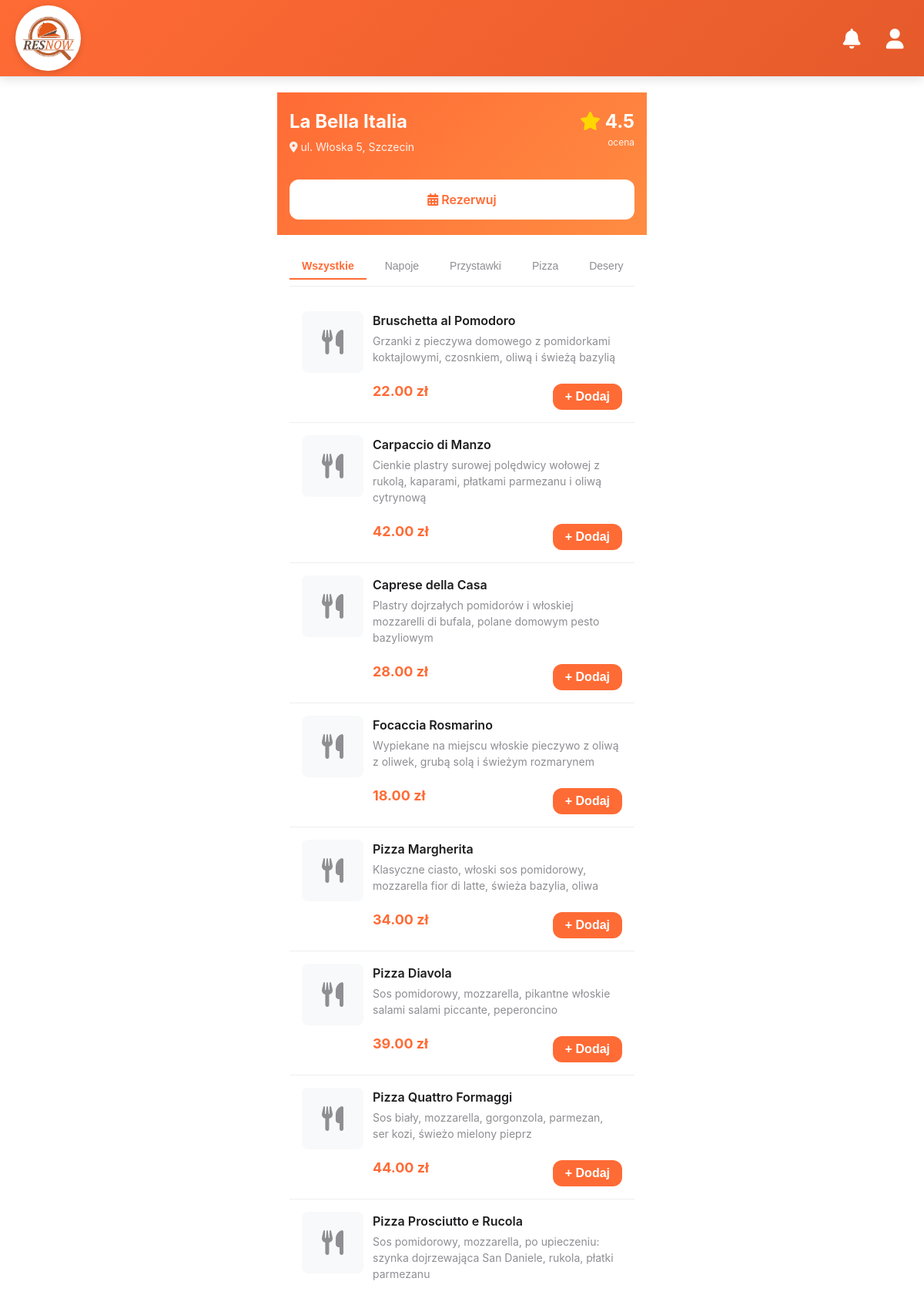
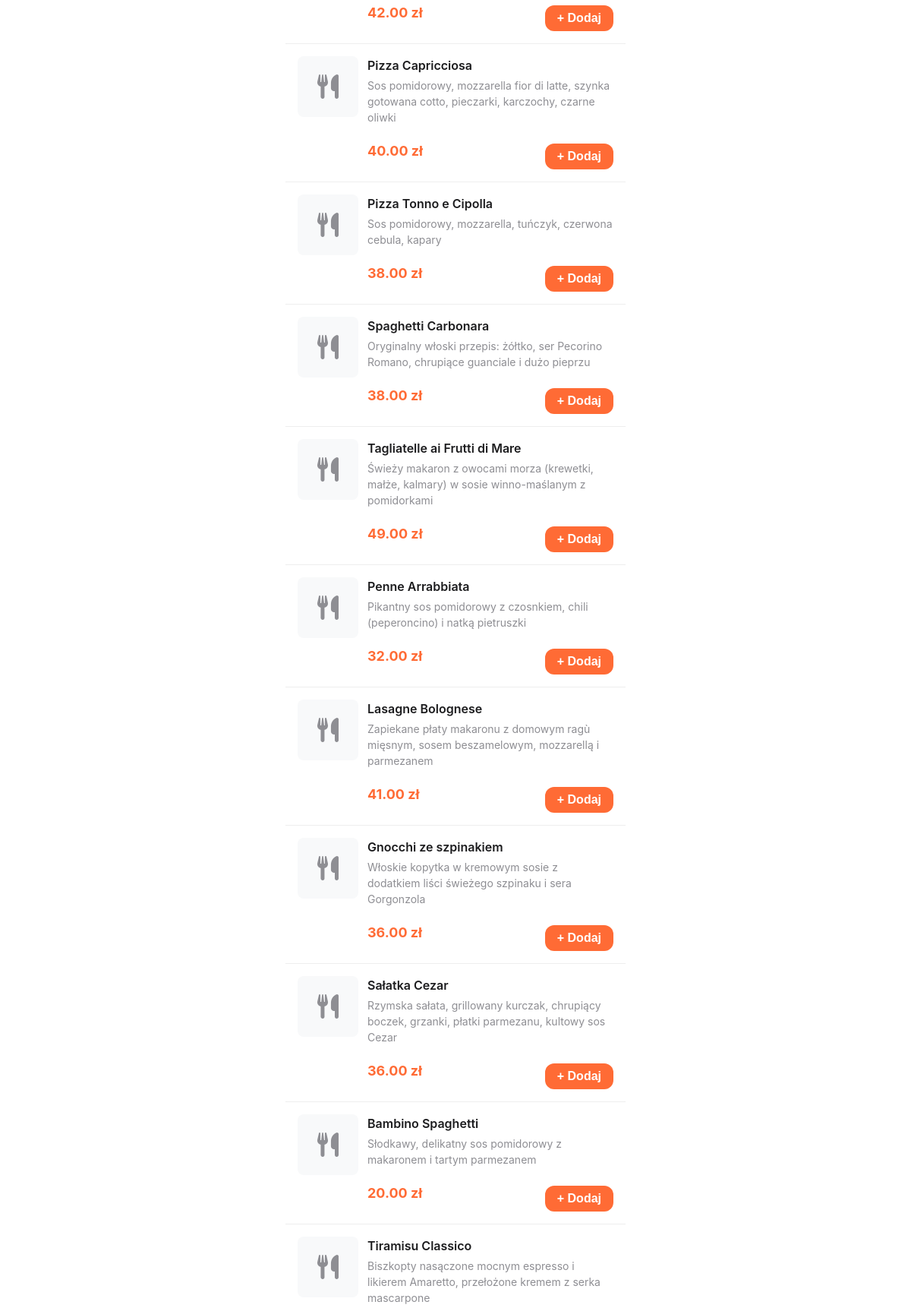
Screenshot of /client/menu/2 (signed in, upper part) with the database file from the repository (2 pictures, top to bottom).
### models.py (models this page shows, shortened)
class Restaurant(db.Model):
    __tablename__ = 'restaurants'
    id = db.Column(db.Integer, primary_key=True)
    name = db.Column(db.String(100), nullable=False)
    address = db.Column(db.String(200))
    cuisine = db.Column(db.String(100))
    rating = db.Column(db.Float)
    delivery = db.Column(db.Boolean, default=False)
    reservation = db.Column(db.Boolean, default=True)
    opening_hours = db.Column(db.String(50))
    delivery_time = db.Column(db.String(50))

class MenuItem(db.Model):
    __tablename__ = 'menu_items'
    id = db.Column(db.Integer, primary_key=True)
    restaurant_id = db.Column(db.Integer, db.ForeignKey('restaurants.id'))
    name = db.Column(db.String(100))
    price = db.Column(db.Float)
    category = db.Column(db.String(50))
    description = db.Column(db.Text)
    available = db.Column(db.Boolean, default=True)
    restaurant = db.relationship('Restaurant', backref='menu_items')

### app.py (the view)
@app.route('/client/menu/<int:restaurant_id>')
@login_required
def client_menu(restaurant_id):
    if session.get('role') != 'client':
        flash('Brak dostępu', 'danger')
        return redirect(url_for('login'))
    restaurant = Restaurant.query.get(restaurant_id)
    if not restaurant:
        flash('Restauracja nie znaleziona', 'danger')
        return redirect(url_for('client_restaurants'))
    menu_items = MenuItem.query.filter_by(restaurant_id=restaurant_id).all()
    categories = list(set([item.category for item in menu_items]))
    return render_template('client/menu_mobile.html',
                           restaurant=restaurant,
                           menu_items=menu_items,
                           categories=categories)

### app.py (called while the page is built)
@app.context_processor
def inject_now():
    return {'now': datetime.now()}

def login_required(f):
    @wraps(f)
    def decorated_function(*args, **kwargs):
        if 'user_id' not in session:
            flash('Proszę się zalogować', 'warning')
            return redirect(url_for('login'))
        return f(*args, **kwargs)
    return decorated_function

### templates/client/menu_mobile.html (shortened to what this page needs)
{% extends "mobile_layout.html" %}
{% block content %}
<div class="mobile-container">
    <div class="menu-header">
        <div style="display: flex; justify-content: space-between; align-items: start; margin-bottom: 12px;">
            <div>
                <h1 style="margin: 0; font-size: 24px;">{{ restaurant.name }}</h1>
                <div style="font-size: 14px; opacity: 0.9; margin-top: 4px;">
                    <i class="fas fa-map-marker-alt"></i> {{ restaurant.address }}
                </div>
            </div>
            <div style="text-align: right;">
                <div style="font-size: 24px; font-weight: 700;">
                    <i class="fas fa-star" style="color: #FFD700;"></i> {{ restaurant.rating }}
                </div>
                <div style="font-size: 12px; opacity: 0.9;">ocena</div>
            </div>
        </div>
        <div style="display: flex; gap: 12px; margin-top: 16px;">
            <a href="{{ url_for('client_reservation', restaurant_id=restaurant.id) }}"
               class="btn-mobile"
               style="background: white; color: var(--primary-orange); flex: 1;">
                <i class="fas fa-calendar-alt"></i> Rezerwuj
            </a>
        </div>
    </div>
    <div class="menu-tabs">
        <button class="menu-tab active" onclick="filterCategory('all')">Wszystkie</button>
        {% for category in categories %}
        <button class="menu-tab" onclick="filterCategory('{{ category }}')">{{ category }}</button>
        {% endfor %}
    </div>
    <div id="menuItems">
        {% for item in menu_items %}
        <div class="menu-item" data-category="{{ item.category }}">
            <div class="item-image">
                <i class="fas fa-utensils fa-2x"></i>
            </div>
            <div class="item-content">
                <div class="item-name">{{ item.name }}</div>
                <div class="item-desc">{{ item.description }}</div>
                <div style="display: flex; justify-content: space-between; align-items: center;">
                    <div class="item-price">{{ "%.2f"|format(item.price) }} zł</div>
                    <div>
                        {% if item.available %}
                        <button class="btn-mobile"
                                style="background: var(--primary-orange); color: white; padding: 8px 16px;"
                                onclick="addToCart({{ item.id }})">
                            + Dodaj
                        </button>
                        {% else %}
                        <span style="color: var(--gray); font-size: 12px;">Niedostępne</span>
                        {% endif %}
                    </div>
                </div>
            </div>
        </div>
        {% endfor %}
    </div>
</div>
{% endblock %}

### static/css/mobile.css (style rules this page uses)
:root { --primary-orange: #FF6B35; --primary-orange-light: #FF8C42; --primary-orange-dark: #E55A2B; --white: #FFFFFF; --light-gray: #F5F5F7; --gray: #8E8E93; --dark-gray: #636366; --dark: #1C1C1E; --black: #000000; --success: #34C759; --warning: #FF9500; --danger: #FF3B30; --info: #007AFF; --background: #FFFFFF; --card-background: #FFFFFF; --shadow: 0 2px 10px rgba(0, 0, 0, 0.08); --shadow-heavy: 0 4px 20px rgba(0, 0, 0, 0.15); --radius-sm: 8px; --radius-md: 12px; --radius-lg: 16px; --radius-xl: 24px; --spacing-xs: 4px; --spacing-sm: 8px; --spacing-md: 16px; --spacing-lg: 24px; --spacing-xl: 32px; }
* { margin: 0; padding: 0; box-sizing: border-box; }
body { font-family: -apple-system, BlinkMacSystemFont, 'Segoe UI', Roboto, Oxygen, Ubuntu, Cantarell, sans-serif; background-color: var(--background); color: var(--dark); line-height: 1.5; -webkit-font-smoothing: antialiased; -moz-osx-font-smoothing: grayscale; }
.mobile-container { max-width: 480px; margin: 0 auto; padding: 16px; }
.btn-mobile { display: block; width: 100%; padding: 14px; border-radius: var(--radius-md); border: none; background-color: var(--primary-orange); color: white; font-size: 16px; font-weight: 600; text-align: center; text-decoration: none; cursor: pointer; margin-top: 16px; }

### rows the page displays
Restaurant: name "La Bella Italia", address "ul. Włoska 5, Szczecin", rating "4.5"
MenuItem: category "Napoje"
MenuItem: category "Przystawki", name "Bruschetta al Pomodoro", description "Grzanki z pieczywa domowego z pomidorkami koktajlowymi, czosnkiem, oliwą i świeżą bazylią", price "22.00"
MenuItem: category "Pizza", name "Pizza Margherita", description "Klasyczne ciasto, włoski sos pomidorowy, mozzarella fior di latte, świeża bazylia, oliwa", price "34.00"
MenuItem: category "Desery", name "Tiramisu Classico", description "Biszkopty nasączone mocnym espresso i likierem Amaretto, przełożone kremem z serka mascarpone"
MenuItem: name "Carpaccio di Manzo", description "Cienkie plastry surowej polędwicy wołowej z rukolą, kaparami, płatkami parmezanu i oliwą cytrynową", price "42.00"
MenuItem: name "Caprese della Casa", description "Plastry dojrzałych pomidorów i włoskiej mozzarelli di bufala, polane domowym pesto bazyliowym", price "28.00"
MenuItem: name "Focaccia Rosmarino", description "Wypiekane na miejscu włoskie pieczywo z oliwą z oliwek, grubą solą i świeżym rozmarynem", price "18.00"
MenuItem: name "Pizza Diavola", description "Sos pomidorowy, mozzarella, pikantne włoskie salami salami piccante, peperoncino", price "39.00"
MenuItem: name "Pizza Quattro Formaggi", description "Sos biały, mozzarella, gorgonzola, parmezan, ser kozi, świeżo mielony pieprz", price "44.00"
MenuItem: name "Pizza Prosciutto e Rucola", description "Sos pomidorowy, mozzarella, po upieczeniu: szynka dojrzewająca San Daniele, rukola, płatki parmezanu", price "42.00"
MenuItem: name "Pizza Capricciosa", description "Sos pomidorowy, mozzarella fior di latte, szynka gotowana cotto, pieczarki, karczochy, czarne oliwki", price "40.00"
MenuItem: name "Pizza Tonno e Cipolla", description "Sos pomidorowy, mozzarella, tuńczyk, czerwona cebula, kapary", price "38.00"
MenuItem: name "Spaghetti Carbonara", description "Oryginalny włoski przepis: żółtko, ser Pecorino Romano, chrupiące guanciale i dużo pieprzu", price "38.00"
MenuItem: name "Tagliatelle ai Frutti di Mare", description "Świeży makaron z owocami morza (krewetki, małże, kalmary) w sosie winno-maślanym z pomidorkami", price "49.00"
MenuItem: name "Penne Arrabbiata", description "Pikantny sos pomidorowy z czosnkiem, chili (peperoncino) i natką pietruszki", price "32.00"
MenuItem: name "Lasagne Bolognese", description "Zapiekane płaty makaronu z domowym ragù mięsnym, sosem beszamelowym, mozzarellą i parmezanem", price "41.00"
MenuItem: name "Gnocchi ze szpinakiem", description "Włoskie kopytka w kremowym sosie z dodatkiem liści świeżego szpinaku i sera Gorgonzola", price "36.00"
MenuItem: name "Sałatka Cezar", description "Rzymska sałata, grillowany kurczak, chrupiący boczek, grzanki, płatki parmezanu, kultowy sos Cezar", price "36.00"
MenuItem: name "Bambino Spaghetti", description "Słodkawy, delikatny sos pomidorowy z makaronem i tartym parmezanem", price "20.00"
